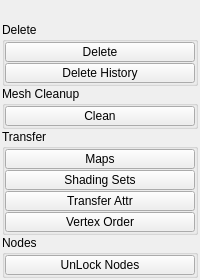
<?xml version="1.0" encoding="UTF-8"?>
<ui version="4.0">
 <class>QtUi</class>
 <widget class="QMainWindow" name="QtUi">
  <property name="geometry">
   <rect>
    <x>0</x>
    <y>0</y>
    <width>200</width>
    <height>267</height>
   </rect>
  </property>
  <property name="tabShape">
   <enum>QTabWidget::Triangular</enum>
  </property>
  <property name="dockNestingEnabled">
   <bool>true</bool>
  </property>
  <property name="dockOptions">
   <set>QMainWindow::AllowNestedDocks|QMainWindow::AllowTabbedDocks|QMainWindow::AnimatedDocks|QMainWindow::ForceTabbedDocks</set>
  </property>
  <property name="bnabled" stdset="0">
   <bool>true</bool>
  </property>
  <widget class="QWidget" name="central_widget">
   <property name="minimumSize">
    <size>
     <width>200</width>
     <height>0</height>
    </size>
   </property>
   <property name="baseSize">
    <size>
     <width>200</width>
     <height>0</height>
    </size>
   </property>
   <property name="palette">
    <palette>
     <active>
      <colorrole role="Highlight">
       <brush brushstyle="SolidPattern">
        <color alpha="255">
         <red>168</red>
         <green>152</green>
         <blue>250</blue>
        </color>
       </brush>
      </colorrole>
     </active>
     <inactive>
      <colorrole role="Highlight">
       <brush brushstyle="SolidPattern">
        <color alpha="255">
         <red>168</red>
         <green>152</green>
         <blue>250</blue>
        </color>
       </brush>
      </colorrole>
     </inactive>
     <disabled>
      <colorrole role="Highlight">
       <brush brushstyle="SolidPattern">
        <color alpha="255">
         <red>168</red>
         <green>152</green>
         <blue>250</blue>
        </color>
       </brush>
      </colorrole>
     </disabled>
    </palette>
   </property>
   <layout class="QVBoxLayout" name="verticalLayout_2">
    <property name="leftMargin">
     <number>2</number>
    </property>
    <property name="topMargin">
     <number>2</number>
    </property>
    <property name="rightMargin">
     <number>2</number>
    </property>
    <property name="bottomMargin">
     <number>2</number>
    </property>
    <property name="spacing">
     <number>2</number>
    </property>
    <item>
     <layout class="QVBoxLayout" name="verticalLayout">
      <property name="spacing">
       <number>0</number>
      </property>
      <item>
       <widget class="Header" name="header" native="true">
        <property name="minimumSize">
         <size>
          <width>0</width>
          <height>20</height>
         </size>
        </property>
        <property name="maximumSize">
         <size>
          <width>16777215</width>
          <height>20</height>
         </size>
        </property>
        <property name="font">
         <font>
          <weight>75</weight>
          <bold>true</bold>
         </font>
        </property>
        <property name="text" stdset="0">
         <string>EDIT</string>
        </property>
       </widget>
      </item>
      <item>
       <widget class="CollapsableGroup" name="delete_2">
        <property name="title">
         <string>Delete</string>
        </property>
        <layout class="QVBoxLayout" name="verticalLayout_4">
         <property name="spacing">
          <number>1</number>
         </property>
         <property name="leftMargin">
          <number>0</number>
         </property>
         <property name="topMargin">
          <number>0</number>
         </property>
         <property name="rightMargin">
          <number>0</number>
         </property>
         <property name="bottomMargin">
          <number>0</number>
         </property>
         <item>
          <widget class="PushButton" name="tb002">
           <property name="minimumSize">
            <size>
             <width>0</width>
             <height>20</height>
            </size>
           </property>
           <property name="maximumSize">
            <size>
             <width>16777215</width>
             <height>20</height>
            </size>
           </property>
           <property name="toolTip">
            <string>Delete Component or if object selected, along axis</string>
           </property>
           <property name="layoutDirection">
            <enum>Qt::LeftToRight</enum>
           </property>
           <property name="text">
            <string>Delete</string>
           </property>
           <property name="iconSize">
            <size>
             <width>18</width>
             <height>18</height>
            </size>
           </property>
          </widget>
         </item>
         <item>
          <widget class="PushButton" name="tb001">
           <property name="minimumSize">
            <size>
             <width>0</width>
             <height>20</height>
            </size>
           </property>
           <property name="maximumSize">
            <size>
             <width>16777215</width>
             <height>20</height>
            </size>
           </property>
           <property name="toolTip">
            <string>Delete construction history</string>
           </property>
           <property name="text">
            <string>Delete History</string>
           </property>
           <property name="iconSize">
            <size>
             <width>18</width>
             <height>18</height>
            </size>
           </property>
          </widget>
         </item>
        </layout>
       </widget>
      </item>
      <item>
       <widget class="CollapsableGroup" name="mesh_cleanup">
        <property name="title">
         <string>Mesh Cleanup</string>
        </property>
        <layout class="QVBoxLayout" name="verticalLayout_3">
         <property name="spacing">
          <number>1</number>
         </property>
         <property name="leftMargin">
          <number>0</number>
         </property>
         <property name="topMargin">
          <number>0</number>
         </property>
         <property name="rightMargin">
          <number>0</number>
         </property>
         <property name="bottomMargin">
          <number>0</number>
         </property>
         <item>
          <widget class="PushButton" name="tb000">
           <property name="minimumSize">
            <size>
             <width>0</width>
             <height>20</height>
            </size>
           </property>
           <property name="maximumSize">
            <size>
             <width>16777215</width>
             <height>20</height>
            </size>
           </property>
           <property name="toolTip">
            <string>Mesh Cleanup: find topological errors.</string>
           </property>
           <property name="text">
            <string>Clean</string>
           </property>
           <property name="iconSize">
            <size>
             <width>18</width>
             <height>18</height>
            </size>
           </property>
          </widget>
         </item>
        </layout>
       </widget>
      </item>
      <item>
       <widget class="CollapsableGroup" name="transfer">
        <property name="title">
         <string>Transfer</string>
        </property>
        <layout class="QGridLayout" name="gridLayout">
         <property name="leftMargin">
          <number>0</number>
         </property>
         <property name="topMargin">
          <number>0</number>
         </property>
         <property name="rightMargin">
          <number>0</number>
         </property>
         <property name="bottomMargin">
          <number>0</number>
         </property>
         <property name="spacing">
          <number>1</number>
         </property>
         <item row="0" column="0">
          <widget class="QPushButton" name="b021">
           <property name="minimumSize">
            <size>
             <width>0</width>
             <height>20</height>
            </size>
           </property>
           <property name="maximumSize">
            <size>
             <width>16777215</width>
             <height>20</height>
            </size>
           </property>
           <property name="palette">
            <palette>
             <active>
              <colorrole role="Highlight">
               <brush brushstyle="SolidPattern">
                <color alpha="255">
                 <red>80</red>
                 <green>138</green>
                 <blue>255</blue>
                </color>
               </brush>
              </colorrole>
             </active>
             <inactive>
              <colorrole role="Highlight">
               <brush brushstyle="SolidPattern">
                <color alpha="255">
                 <red>80</red>
                 <green>138</green>
                 <blue>255</blue>
                </color>
               </brush>
              </colorrole>
             </inactive>
             <disabled>
              <colorrole role="Highlight">
               <brush brushstyle="SolidPattern">
                <color alpha="255">
                 <red>51</red>
                 <green>153</green>
                 <blue>255</blue>
                </color>
               </brush>
              </colorrole>
             </disabled>
            </palette>
           </property>
           <property name="toolTip">
            <string>Transfer Maps: Transfer surface detail from one set of surfaces to another</string>
           </property>
           <property name="text">
            <string>Maps</string>
           </property>
           <property name="autoDefault">
            <bool>true</bool>
           </property>
           <property name="default">
            <bool>false</bool>
           </property>
           <property name="flat">
            <bool>false</bool>
           </property>
           <property name="bnabled" stdset="0">
            <bool>true</bool>
           </property>
          </widget>
         </item>
         <item row="1" column="0">
          <widget class="QPushButton" name="b027">
           <property name="minimumSize">
            <size>
             <width>0</width>
             <height>20</height>
            </size>
           </property>
           <property name="maximumSize">
            <size>
             <width>16777215</width>
             <height>20</height>
            </size>
           </property>
           <property name="palette">
            <palette>
             <active>
              <colorrole role="Highlight">
               <brush brushstyle="SolidPattern">
                <color alpha="255">
                 <red>80</red>
                 <green>138</green>
                 <blue>255</blue>
                </color>
               </brush>
              </colorrole>
             </active>
             <inactive>
              <colorrole role="Highlight">
               <brush brushstyle="SolidPattern">
                <color alpha="255">
                 <red>80</red>
                 <green>138</green>
                 <blue>255</blue>
                </color>
               </brush>
              </colorrole>
             </inactive>
             <disabled>
              <colorrole role="Highlight">
               <brush brushstyle="SolidPattern">
                <color alpha="255">
                 <red>51</red>
                 <green>153</green>
                 <blue>255</blue>
                </color>
               </brush>
              </colorrole>
             </disabled>
            </palette>
           </property>
           <property name="toolTip">
            <string/>
           </property>
           <property name="text">
            <string>Shading Sets</string>
           </property>
           <property name="autoDefault">
            <bool>true</bool>
           </property>
           <property name="default">
            <bool>false</bool>
           </property>
           <property name="flat">
            <bool>false</bool>
           </property>
           <property name="bnabled" stdset="0">
            <bool>true</bool>
           </property>
          </widget>
         </item>
         <item row="3" column="0">
          <widget class="QPushButton" name="b022">
           <property name="minimumSize">
            <size>
             <width>0</width>
             <height>20</height>
            </size>
           </property>
           <property name="maximumSize">
            <size>
             <width>16777215</width>
             <height>20</height>
            </size>
           </property>
           <property name="palette">
            <palette>
             <active>
              <colorrole role="Highlight">
               <brush brushstyle="SolidPattern">
                <color alpha="255">
                 <red>80</red>
                 <green>138</green>
                 <blue>255</blue>
                </color>
               </brush>
              </colorrole>
             </active>
             <inactive>
              <colorrole role="Highlight">
               <brush brushstyle="SolidPattern">
                <color alpha="255">
                 <red>80</red>
                 <green>138</green>
                 <blue>255</blue>
                </color>
               </brush>
              </colorrole>
             </inactive>
             <disabled>
              <colorrole role="Highlight">
               <brush brushstyle="SolidPattern">
                <color alpha="255">
                 <red>51</red>
                 <green>153</green>
                 <blue>255</blue>
                </color>
               </brush>
              </colorrole>
             </disabled>
            </palette>
           </property>
           <property name="toolTip">
            <string>Transfer vertex ID ordering from one surface to another</string>
           </property>
           <property name="text">
            <string>Vertex Order</string>
           </property>
           <property name="autoDefault">
            <bool>true</bool>
           </property>
           <property name="default">
            <bool>false</bool>
           </property>
           <property name="flat">
            <bool>false</bool>
           </property>
           <property name="bnabled" stdset="0">
            <bool>true</bool>
           </property>
          </widget>
         </item>
         <item row="2" column="0">
          <widget class="QPushButton" name="b023">
           <property name="minimumSize">
            <size>
             <width>0</width>
             <height>20</height>
            </size>
           </property>
           <property name="maximumSize">
            <size>
             <width>16777215</width>
             <height>20</height>
            </size>
           </property>
           <property name="toolTip">
            <string>Transfer attribute connections and values from the first selected node to the second</string>
           </property>
           <property name="text">
            <string>Transfer Attr</string>
           </property>
           <property name="iconSize">
            <size>
             <width>18</width>
             <height>18</height>
            </size>
           </property>
           <property name="autoDefault">
            <bool>false</bool>
           </property>
           <property name="default">
            <bool>false</bool>
           </property>
           <property name="flat">
            <bool>false</bool>
           </property>
           <property name="bnabled" stdset="0">
            <bool>true</bool>
           </property>
          </widget>
         </item>
        </layout>
       </widget>
      </item>
      <item>
       <widget class="CollapsableGroup" name="nodes">
        <property name="title">
         <string>Nodes</string>
        </property>
        <layout class="QVBoxLayout" name="verticalLayout_5">
         <property name="spacing">
          <number>1</number>
         </property>
         <property name="leftMargin">
          <number>0</number>
         </property>
         <property name="topMargin">
          <number>0</number>
         </property>
         <property name="rightMargin">
          <number>0</number>
         </property>
         <property name="bottomMargin">
          <number>0</number>
         </property>
         <item>
          <widget class="PushButton" name="tb004">
           <property name="minimumSize">
            <size>
             <width>0</width>
             <height>20</height>
            </size>
           </property>
           <property name="maximumSize">
            <size>
             <width>16777215</width>
             <height>20</height>
            </size>
           </property>
           <property name="toolTip">
            <string>Lock or Unlock Nodes.</string>
           </property>
           <property name="text">
            <string>UnLock Nodes</string>
           </property>
           <property name="iconSize">
            <size>
             <width>18</width>
             <height>18</height>
            </size>
           </property>
          </widget>
         </item>
        </layout>
       </widget>
      </item>
      <item>
       <spacer name="verticalSpacer_2">
        <property name="orientation">
         <enum>Qt::Vertical</enum>
        </property>
        <property name="sizeHint" stdset="0">
         <size>
          <width>0</width>
          <height>10</height>
         </size>
        </property>
       </spacer>
      </item>
     </layout>
    </item>
   </layout>
  </widget>
 </widget>
 <customwidgets>
  <customwidget>
   <class>Header</class>
   <extends>QWidget</extends>
   <header>uitk.widgets.header</header>
  </customwidget>
  <customwidget>
   <class>PushButton</class>
   <extends>QPushButton</extends>
   <header>widgets.pushbutton.h</header>
  </customwidget>
  <customwidget>
   <class>CollapsableGroup</class>
   <extends>QGroupBox</extends>
   <header>uitk.widgets.collapsableGroup.CollapsableGroup.h</header>
   <container>1</container>
  </customwidget>
 </customwidgets>
 <resources/>
 <connections/>
 <designerdata>
  <property name="gridDeltaX">
   <number>5</number>
  </property>
  <property name="gridDeltaY">
   <number>5</number>
  </property>
  <property name="gridSnapX">
   <bool>true</bool>
  </property>
  <property name="gridSnapY">
   <bool>true</bool>
  </property>
  <property name="gridVisible">
   <bool>true</bool>
  </property>
 </designerdata>
</ui>
